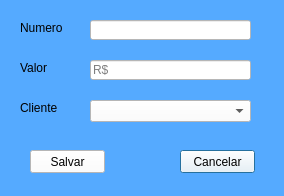
<?xml version="1.0" encoding="UTF-8"?>
<ui version="4.0">
 <class>Dialog</class>
 <widget class="QDialog" name="Dialog">
  <property name="geometry">
   <rect>
    <x>0</x>
    <y>0</y>
    <width>284</width>
    <height>196</height>
   </rect>
  </property>
  <property name="windowTitle">
   <string>Cadastro de Ticket</string>
  </property>
  <property name="styleSheet">
   <string notr="true">background-color: rgb(85, 170, 255);</string>
  </property>
  <widget class="QLineEdit" name="lineEdit_2">
   <property name="geometry">
    <rect>
     <x>90</x>
     <y>60</y>
     <width>161</width>
     <height>20</height>
    </rect>
   </property>
   <property name="styleSheet">
    <string notr="true">background-color: rgb(255, 255, 255);</string>
   </property>
   <property name="placeholderText">
    <string>R$</string>
   </property>
  </widget>
  <widget class="QLabel" name="label">
   <property name="geometry">
    <rect>
     <x>20</x>
     <y>20</y>
     <width>47</width>
     <height>16</height>
    </rect>
   </property>
   <property name="text">
    <string>Numero</string>
   </property>
  </widget>
  <widget class="QLabel" name="label_2">
   <property name="geometry">
    <rect>
     <x>20</x>
     <y>60</y>
     <width>47</width>
     <height>16</height>
    </rect>
   </property>
   <property name="text">
    <string>Valor</string>
   </property>
  </widget>
  <widget class="QLineEdit" name="lineEdit">
   <property name="geometry">
    <rect>
     <x>90</x>
     <y>20</y>
     <width>161</width>
     <height>20</height>
    </rect>
   </property>
   <property name="styleSheet">
    <string notr="true">background-color: rgb(255, 255, 255);</string>
   </property>
  </widget>
  <widget class="QPushButton" name="pushButton_2">
   <property name="geometry">
    <rect>
     <x>180</x>
     <y>150</y>
     <width>75</width>
     <height>23</height>
    </rect>
   </property>
   <property name="styleSheet">
    <string notr="true">background-color: rgb(255, 255, 255);</string>
   </property>
   <property name="text">
    <string>Cancelar</string>
   </property>
  </widget>
  <widget class="QLabel" name="label_4">
   <property name="geometry">
    <rect>
     <x>20</x>
     <y>100</y>
     <width>47</width>
     <height>16</height>
    </rect>
   </property>
   <property name="text">
    <string>Cliente</string>
   </property>
  </widget>
  <widget class="QComboBox" name="comboBox">
   <property name="geometry">
    <rect>
     <x>90</x>
     <y>100</y>
     <width>161</width>
     <height>22</height>
    </rect>
   </property>
   <property name="styleSheet">
    <string notr="true">background-color:rgb(255, 255, 255)</string>
   </property>
  </widget>
  <widget class="QPushButton" name="pushButton">
   <property name="geometry">
    <rect>
     <x>30</x>
     <y>150</y>
     <width>75</width>
     <height>23</height>
    </rect>
   </property>
   <property name="styleSheet">
    <string notr="true">background-color: rgb(255, 255, 255);</string>
   </property>
   <property name="text">
    <string>Salvar</string>
   </property>
  </widget>
 </widget>
 <resources/>
 <connections/>
</ui>
